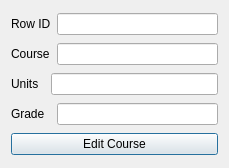
<?xml version="1.0" encoding="UTF-8"?>
<ui version="4.0">
 <class>editcourse</class>
 <widget class="QDialog" name="editcourse">
  <property name="geometry">
   <rect>
    <x>0</x>
    <y>0</y>
    <width>229</width>
    <height>168</height>
   </rect>
  </property>
  <property name="sizePolicy">
   <sizepolicy hsizetype="Preferred" vsizetype="Preferred">
    <horstretch>0</horstretch>
    <verstretch>0</verstretch>
   </sizepolicy>
  </property>
  <property name="windowTitle">
   <string>Dialog</string>
  </property>
  <property name="styleSheet">
   <string notr="true">QDialog
{
	background-color:qlineargradient(spread:pad, x1:1, y1:0.744227, x2:1, y2:0, stop:0 rgba(255, 122, 55, 255), stop:1 rgba(255, 255, 255, 255));
};</string>
  </property>
  <layout class="QGridLayout" name="gridLayout">
   <item row="0" column="0" colspan="2">
    <widget class="QLabel" name="label_rowID">
     <property name="text">
      <string>Row ID</string>
     </property>
    </widget>
   </item>
   <item row="0" column="2">
    <widget class="QLineEdit" name="lineEdit_courseID"/>
   </item>
   <item row="1" column="0" colspan="2">
    <widget class="QLabel" name="label_course">
     <property name="text">
      <string>Course</string>
     </property>
    </widget>
   </item>
   <item row="1" column="2">
    <widget class="QLineEdit" name="lineEdit_courseName"/>
   </item>
   <item row="2" column="0">
    <widget class="QLabel" name="label_units">
     <property name="text">
      <string>Units</string>
     </property>
    </widget>
   </item>
   <item row="2" column="1" colspan="2">
    <widget class="QLineEdit" name="lineEdit_units"/>
   </item>
   <item row="3" column="0">
    <widget class="QLabel" name="label_grade">
     <property name="text">
      <string>Grade</string>
     </property>
    </widget>
   </item>
   <item row="3" column="2">
    <widget class="QLineEdit" name="lineEdit_grade"/>
   </item>
   <item row="4" column="0" colspan="3">
    <widget class="QPushButton" name="pushButton_editCourse">
     <property name="text">
      <string>Edit Course</string>
     </property>
    </widget>
   </item>
  </layout>
 </widget>
 <resources/>
 <connections/>
</ui>
